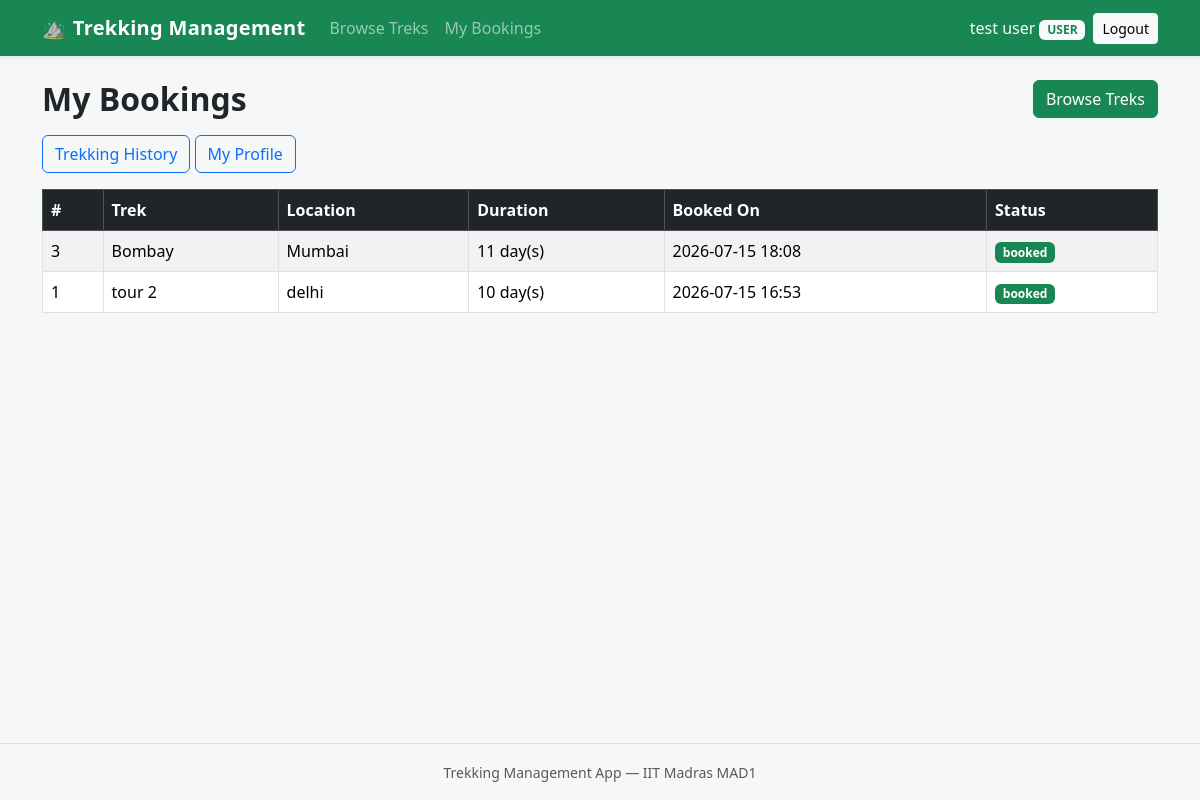
/dashboard (signed in), run on the app's committed database.
### models/user.py (models this page shows, shortened)
class User(UserMixin, db.Model):
    __tablename__ = "users"
    id = db.Column(db.Integer, primary_key=True)
    name = db.Column(db.String(80), nullable=False)
    email = db.Column(db.String(120), unique=True, nullable=False)
    password_hash = db.Column(db.String(255), nullable=False)
    role = db.Column(db.String(20), nullable=False, default="user")
    approved = db.Column(db.Boolean, nullable=False, default=False)
    blacklisted = db.Column(db.Boolean, nullable=False, default=False)
    bookings = db.relationship("Booking", backref="user", lazy=True)

### models/booking.py (models this page shows, shortened)
class Booking(db.Model):
    __tablename__ = "bookings"
    id = db.Column(db.Integer, primary_key=True)
    user_id = db.Column(db.Integer, db.ForeignKey("users.id"), nullable=False)
    trek_id = db.Column(db.Integer, db.ForeignKey("treks.id"), nullable=False)
    booking_date = db.Column(db.DateTime, nullable=False, default=datetime.utcnow)
    status = db.Column(db.String(20), nullable=False, default="booked")

### models/trek.py (models this page shows, shortened)
class Trek(db.Model):
    __tablename__ = "treks"
    id = db.Column(db.Integer, primary_key=True)
    name = db.Column(db.String(120), nullable=False)
    location = db.Column(db.String(120), nullable=False)
    difficulty = db.Column(db.String(20), nullable=True)
    duration = db.Column(db.Integer, nullable=False, default=1)
    available_slots = db.Column(db.Integer, nullable=False, default=0)
    status = db.Column(db.String(20), nullable=False, default="open")
    start_date = db.Column(db.Date, nullable=True)
    end_date = db.Column(db.Date, nullable=True)
    description = db.Column(db.Text, nullable=True)
    staff_id = db.Column(db.Integer, db.ForeignKey("users.id"), nullable=True)
    staff = db.relationship("User", backref="assigned_treks")
    bookings = db.relationship("Booking", backref="trek", lazy=True)

### routes/user.py (the view)
@user_bp.route("/dashboard")
@login_required
def dashboard():
    bookings = (
    Booking.query.filter_by(
        user_id=current_user.id,
        status="booked"
    )
    .order_by(Booking.booking_date.desc())
    .all()
)
    return render_template("user/dashboard.html", bookings=bookings)

### models/user.py (called while the page is built)
@login_manager.user_loader
def load_user(user_id):
    return User.query.get(int(user_id))

### templates/user/dashboard.html (shortened to what this page needs)
{% extends "base.html" %}
{% block content %}
<div class="d-flex justify-content-between align-items-center mb-3">
    <h2 class="mb-0">My Bookings</h2>
    <a class="btn btn-success" href="{{ url_for('user.home') }}">
        Browse Treks
    </a>
</div>
<div class="mb-3">
    <a href="{{ url_for('user.history') }}"
   class="btn btn-outline-primary">
    Trekking History
</a>
<a href="{{ url_for('user.profile') }}"
   class="btn btn-outline-primary">
    My Profile
</a>
</div>
{% if bookings %}
<div class="table-responsive">
    <table class="table table-striped table-bordered align-middle">
        <thead class="table-dark">
            <tr>
                <th>#</th>
                <th>Trek</th>
                <th>Location</th>
                <th>Duration</th>
                <th>Booked On</th>
                <th>Status</th>
            </tr>
        </thead>
        <tbody>
            {% for booking in bookings %}
            <tr>
                <td>{{ booking.id }}</td>
                <td>{{ booking.trek.name }}</td>
                <td>{{ booking.trek.location }}</td>
                <td>{{ booking.trek.duration }} day(s)</td>
                <td>{{ booking.booking_date.strftime('%Y-%m-%d %H:%M') }}</td>
                <td>
                    <span class="badge bg-success">{{ booking.status }}</span>
                </td>
            </tr>
            {% endfor %}
        </tbody>
    </table>
</div>
{% else %}
<p class="text-muted">
    You have not booked any treks yet.
    <a href="{{ url_for('user.home') }}">Browse available treks</a>.
</p>
{% endif %}
{% endblock %}

### templates/base.html (shortened to what this page needs)
<!DOCTYPE html>
<html lang="en">
<head>
    <link
        href="https://cdn.jsdelivr.net/npm/bootstrap@5.3.3/dist/css/bootstrap.min.css"
        rel="stylesheet">
    <link rel="stylesheet"
          href="{{ url_for('static', filename='style.css') }}">
</head>
<body>
    <nav class="navbar navbar-expand-lg navbar-dark bg-success shadow-sm">
        <div class="container">
            <a class="navbar-brand fw-bold" href="{{ url_for('user.home') }}">
                &#9968; Trekking Management
            </a>
            <div class="collapse navbar-collapse" id="mainNav">
                <ul class="navbar-nav me-auto mb-2 mb-lg-0">
                    {% if current_user.is_authenticated %}
                        {% if current_user.role == 'user' %}
                            <li class="nav-item">
                                <a class="nav-link" href="{{ url_for('user.home') }}">
                                    Browse Treks
                                </a>
                            </li>
                            <li class="nav-item">
                                <a class="nav-link"
                                   href="{{ url_for('user.dashboard') }}">
                                    My Bookings
                                </a>
                            </li>
                        {% endif %}
                    {% endif %}
                </ul>
                <div class="d-flex align-items-lg-center flex-column flex-lg-row gap-2">
                    {% if current_user.is_authenticated %}
                        <span class="navbar-text text-light">
                            {{ current_user.name }}
                            <span class="badge bg-light text-success text-uppercase">
                                {{ current_user.role }}
                            </span>
                        </span>
                        <a class="btn btn-light btn-sm"
                           href="{{ url_for('auth.logout') }}">Logout</a>
                    {% else %}
                        <a class="btn btn-outline-light btn-sm"
                           href="{{ url_for('auth.login') }}">Login</a>
                        <a class="btn btn-light btn-sm"
                           href="{{ url_for('auth.register') }}">Register</a>
                    {% endif %}
                </div>
            </div>
        </div>
    </nav>
    <main class="container py-4">
        {% block content %}{% endblock %}
    </main>
    <footer class="border-top mt-auto py-3">
        <div class="container text-center text-muted">
            <small>Trekking Management App &mdash; IIT Madras MAD1</small>
        </div>
    </footer>
</body>
</html>

### static/style.css (style rules this page uses)
body { min-height: 100vh; display: flex; flex-direction: column; background-color: #f6f8f7; }
main { flex: 1; }
.navbar-brand { letter-spacing: 0.3px; }
.table > :not(caption) > * > * { vertical-align: middle; }
h2 { font-weight: 600; }

### data on the page
User: name "test user", role "USER"
Booking: id "3", trek.name "Bombay", trek.location "Mumbai", trek.duration "11", booking_date "2026-07-15 18:08", status "booked"
Booking: id "1", trek.name "tour 2", trek.location "delhi", trek.duration "10", booking_date "2026-07-15 16:53", status "booked"
